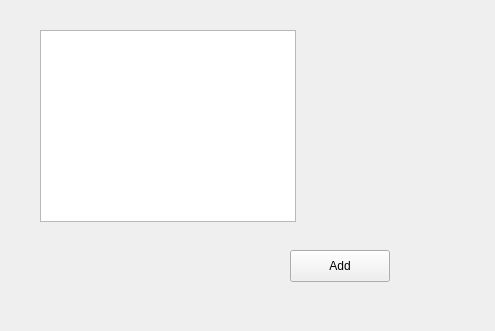
<?xml version="1.0" encoding="UTF-8"?>
<ui version="4.0">
 <class>Widget</class>
 <widget class="QWidget" name="Widget">
  <property name="geometry">
   <rect>
    <x>0</x>
    <y>0</y>
    <width>495</width>
    <height>331</height>
   </rect>
  </property>
  <property name="windowTitle">
   <string>Widget</string>
  </property>
  <widget class="QListWidget" name="listWidget">
   <property name="geometry">
    <rect>
     <x>40</x>
     <y>30</y>
     <width>256</width>
     <height>192</height>
    </rect>
   </property>
  </widget>
  <widget class="QPushButton" name="pushButtonAdd">
   <property name="geometry">
    <rect>
     <x>290</x>
     <y>250</y>
     <width>100</width>
     <height>32</height>
    </rect>
   </property>
   <property name="text">
    <string>Add</string>
   </property>
  </widget>
 </widget>
 <resources/>
 <connections/>
</ui>
